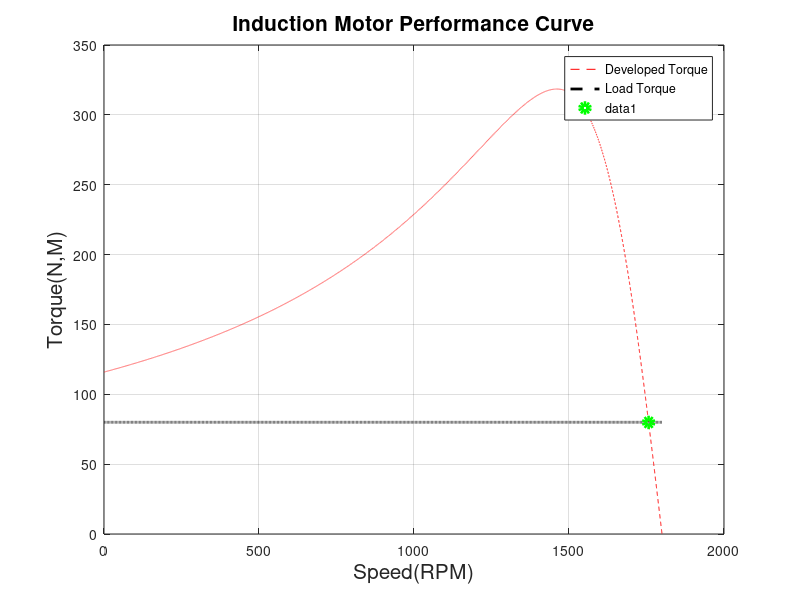

This chart was generated by the following MATLAB code:
clear
clc
r1=0.641; % stator resistance ( ohm )
x1=1.106; % stator reactance ( ohm )
r2= 0.332; % rotor resistance ( ohm )
x2=0.464; % rotor reactance ( ohm )
xm=26.3; % magnetizing reactance ( ohm )
v_ph=460/sqrt(3); % phase voltage ( volt )
n_s=1800; %(RPM)
w_s=2*pi*n_s/60; %(rad/sec)

s=0:0.0001:1;

n_m=(1-s)*n_s;

for i=1:10001
t(i)=( 3*(v_ph^2)*(r2/s(i)) )/(w_s*((r1 +(r2/s(i))^2) +((x1+x2)^2)));
% Torque ( N-m )

tl(i)=80;

end

o = find(abs(t-tl) == min(abs(t-tl)));
rotor_speed=n_m(o)
slip = (n_s - n_m(o) ) / n_s
slip_again=s(o)


plot(n_m,t,'r--',n_m,tl,'k--','lineWidth',2)
title({'Induction Motor Performance Curve'} ,'fontsize',15)
xlabel('Speed(RPM)','fontsize',15)
ylabel('Torque(N,M)','fontsize',15)
legend('Developed Torque','Load Torque')
grid on
hold on
plot(n_m(o),t(o),'go','linewidth',4)




